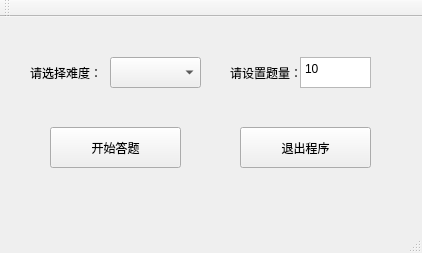
<?xml version="1.0" encoding="UTF-8"?>
<ui version="4.0">
 <class>MainWindow</class>
 <widget class="QMainWindow" name="MainWindow">
  <property name="geometry">
   <rect>
    <x>0</x>
    <y>0</y>
    <width>422</width>
    <height>253</height>
   </rect>
  </property>
  <property name="windowTitle">
   <string>MainWindow</string>
  </property>
  <widget class="QWidget" name="centralWidget">
   <widget class="QPushButton" name="beginButton">
    <property name="geometry">
     <rect>
      <x>50</x>
      <y>110</y>
      <width>131</width>
      <height>41</height>
     </rect>
    </property>
    <property name="text">
     <string>开始答题</string>
    </property>
   </widget>
   <widget class="QPushButton" name="exitButton">
    <property name="geometry">
     <rect>
      <x>240</x>
      <y>110</y>
      <width>131</width>
      <height>41</height>
     </rect>
    </property>
    <property name="text">
     <string>退出程序</string>
    </property>
   </widget>
   <widget class="QComboBox" name="levelChoose">
    <property name="geometry">
     <rect>
      <x>110</x>
      <y>40</y>
      <width>91</width>
      <height>31</height>
     </rect>
    </property>
   </widget>
   <widget class="QLabel" name="label">
    <property name="geometry">
     <rect>
      <x>30</x>
      <y>40</y>
      <width>71</width>
      <height>31</height>
     </rect>
    </property>
    <property name="text">
     <string>请选择难度：</string>
    </property>
   </widget>
   <widget class="QLabel" name="label_2">
    <property name="geometry">
     <rect>
      <x>230</x>
      <y>40</y>
      <width>71</width>
      <height>31</height>
     </rect>
    </property>
    <property name="text">
     <string>请设置题量：</string>
    </property>
   </widget>
   <widget class="QTextEdit" name="textEdit">
    <property name="geometry">
     <rect>
      <x>300</x>
      <y>40</y>
      <width>71</width>
      <height>31</height>
     </rect>
    </property>
    <property name="html">
     <string>&lt;!DOCTYPE HTML PUBLIC &quot;-//W3C//DTD HTML 4.0//EN&quot; &quot;http://www.w3.org/TR/REC-html40/strict.dtd&quot;&gt;
&lt;html&gt;&lt;head&gt;&lt;meta name=&quot;qrichtext&quot; content=&quot;1&quot; /&gt;&lt;style type=&quot;text/css&quot;&gt;
p, li { white-space: pre-wrap; }
&lt;/style&gt;&lt;/head&gt;&lt;body style=&quot; font-family:'SimSun'; font-size:9pt; font-weight:400; font-style:normal;&quot;&gt;
&lt;p style=&quot; margin-top:0px; margin-bottom:0px; margin-left:0px; margin-right:0px; -qt-block-indent:0; text-indent:0px;&quot;&gt;10&lt;/p&gt;&lt;/body&gt;&lt;/html&gt;</string>
    </property>
   </widget>
  </widget>
  <widget class="QMenuBar" name="menuBar">
   <property name="geometry">
    <rect>
     <x>0</x>
     <y>0</y>
     <width>422</width>
     <height>23</height>
    </rect>
   </property>
  </widget>
  <widget class="QToolBar" name="mainToolBar">
   <attribute name="toolBarArea">
    <enum>TopToolBarArea</enum>
   </attribute>
   <attribute name="toolBarBreak">
    <bool>false</bool>
   </attribute>
  </widget>
  <widget class="QStatusBar" name="statusBar"/>
 </widget>
 <layoutdefault spacing="6" margin="11"/>
 <resources/>
 <connections/>
</ui>
